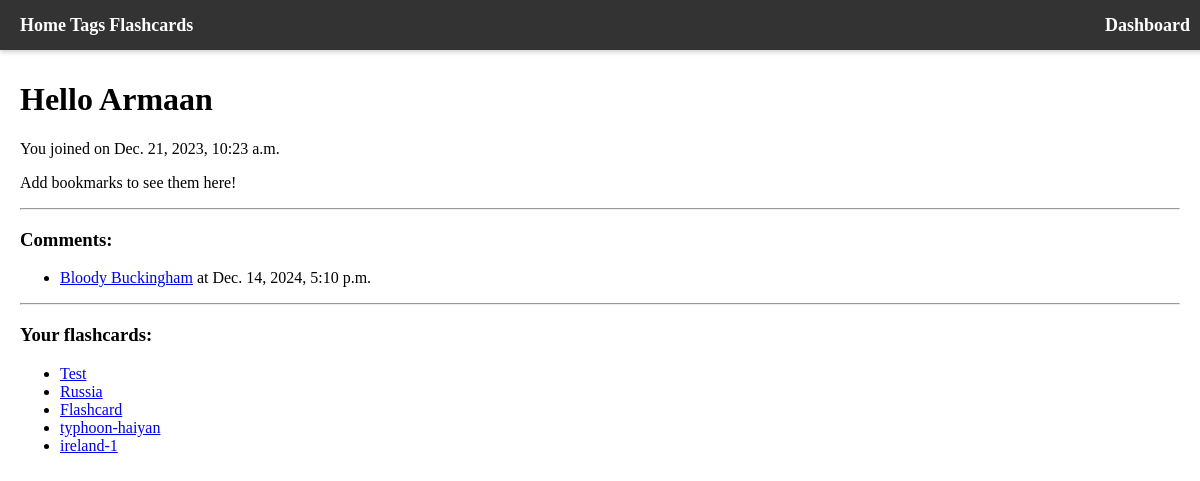
/dashboard (signed in), run on an earlier commit of the app's database.
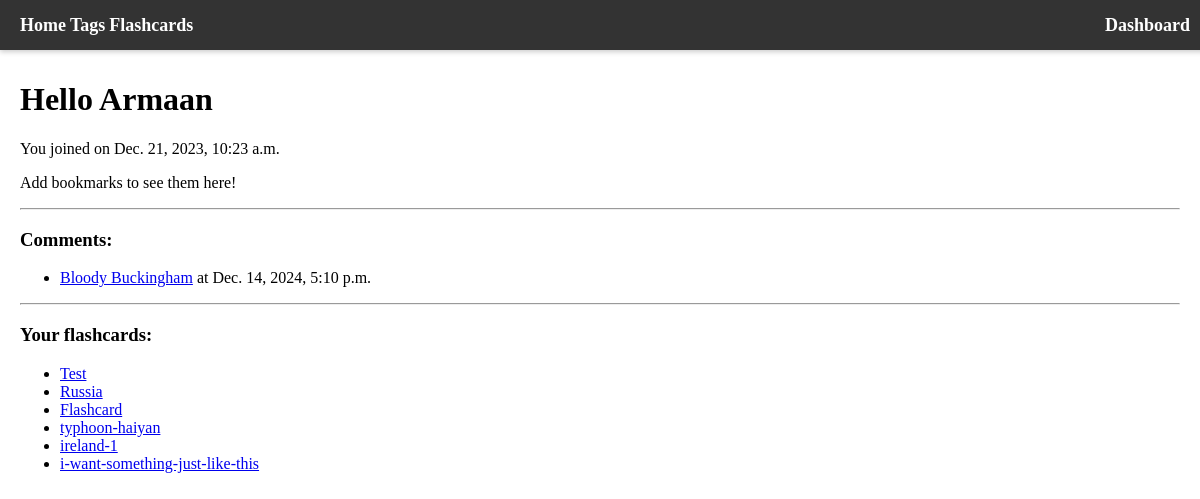
And on a later commit of the database.
### info/models.py (models this page shows, shortened)
class Comment(models.Model):
    id = models.UUIDField(primary_key=True, default=uuid.uuid4)
    pages = models.ForeignKey("Pages", blank=True, null=True ,on_delete=models.SET_NULL)
    user = models.ForeignKey("users.User", on_delete=models.SET_NULL, blank=True, null=True)
    date_created = models.DateTimeField(auto_now_add=True)
    text = models.TextField()

### quizzes/models.py (models this page shows, shortened)
class Flashcard(models.Model):
    id = models.UUIDField(primary_key=True, default=uuid.uuid4, editable=False)
    title = models.CharField(max_length=255)
    private = models.BooleanField(default=True)
    user = models.ForeignKey("users.User", blank=True, null=True, on_delete=models.CASCADE)
    tags = models.ManyToManyField("info.Tags", blank=True, related_name="Flashcard")

### users/views.py (the view)
# urls.py: path("dashboard", views.user_dashboard),
@login_required
def user_dashboard(request):
    user = request.user
    bookmarks = user.get_bookmarks()
    comments = user.get_comments()
    flashcards = user.get_flashcards()
    template = loader.get_template("dashboard.html")
    context = {
        "bookmarks": bookmarks,
        "comments": comments,
        "flashcards": flashcards
    }
    return HttpResponse(template.render(context=context, request=request))

### users/models.py (called while the page is built)
    def get_bookmarks(self):
        bookmarks = self.bookmark_set.all()
        return bookmarks

    def get_comments(self):
        comments = self.comment_set.all()
        return comments

    def get_flashcards(self):
        flashcards = self.flashcard_set.all()
        return flashcards

### users/templates/dashboard.html
{% extends "base.html" %}
    {% block content %}
        <h1>Hello {{user.username}}</h1>
        <p>You joined on {{user.date_joined}} </p>
        {% if bookmarks|length > 0%}
        <hr><h3>Bookmarks: </h3>
        <ul>
            {% for bookmark in bookmarks %}
            <li><a href="/page/{{bookmark.page.id}}/{{bookmark.page.title}}">{{bookmark.page.title}}</a></li>
            {% endfor %}
        </ul>
        {% else %}
        <p> Add bookmarks to see them here! </p>
        {% endif %}
        {% if comments|length > 0%}
        <hr><h3>Comments: </h3>
        <ul>
            {% for comment in comments %}
            <li> <a href="/page/{{comment.pages.id}}/{{comment.pages.title}}#{{comment.id}}">{{comment.text|truncatechars:25}}</a> at {{comment.date_created}} </li>
            {%endfor%}
        </ul>
        {% else %}
        <p> Create comments to see them here!</p>
        {%endif%}
        {%if flashcards|length > 0%}
        <hr>
        <h3>Your flashcards: </h3>
        <ul>
            {% for card in flashcards %}
            <li><a href="/flashcard/{{card.id}}/{{card.title}}">{{card.title}}</a></li>
            {% endfor %}
        </ul>
        {% else %}
        <p> <a href="/flashcards/add">Create a flashcard</a> to see them here!</p>
        {%endif%}
{% endblock %}

What changed in the data, as far as the page shows it:
added Flashcard: title "i-want-something-just-like-this"
